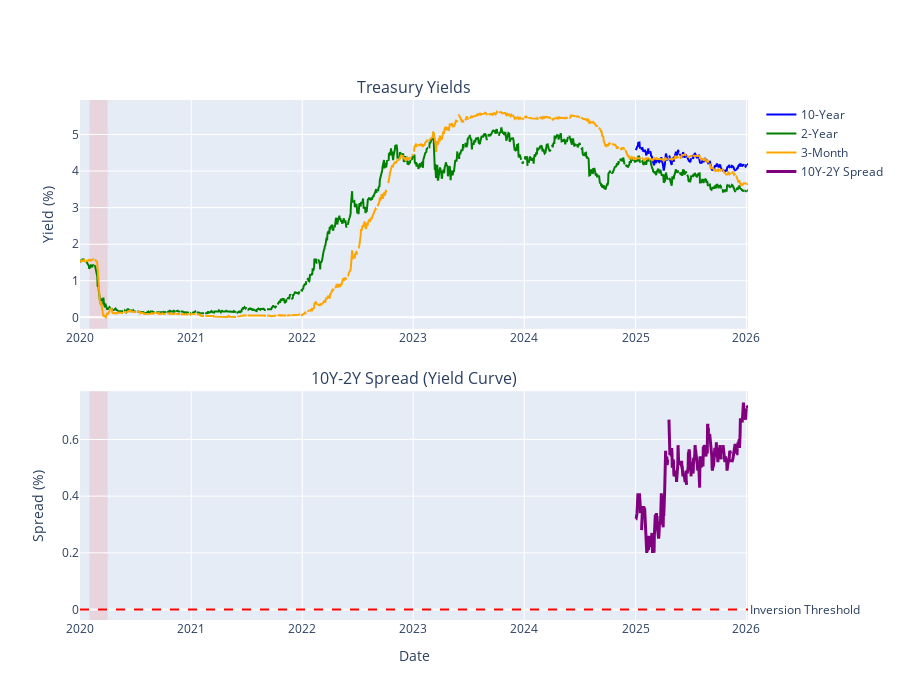

Notebook code for this chart:
### Markdown cell above
## 📈 Core Indicators: Treasury Yields & Yield Curve

The yield curve is one of the most reliable recession predictors.

### Code cell
# Treasury yields and spread
ty = data['treasury_yields']
markers = RecessionMarkers()

# Create subplots
fig = make_subplots(
    rows=2, cols=1,
    subplot_titles=('Treasury Yields', '10Y-2Y Spread (Yield Curve)'),
    vertical_spacing=0.12,
    row_heights=[0.5, 0.5]
)

# Plot yields
fig.add_trace(
    go.Scatter(x=ty.index, y=ty['DGS10'], mode='lines', name='10-Year',
               line=dict(color='blue', width=2)),
    row=1, col=1
)
fig.add_trace(
    go.Scatter(x=ty.index, y=ty['DGS2'], mode='lines', name='2-Year',
               line=dict(color='green', width=2)),
    row=1, col=1
)
fig.add_trace(
    go.Scatter(x=ty.index, y=ty['DGS3MO'], mode='lines', name='3-Month',
               line=dict(color='orange', width=2)),
    row=1, col=1
)

# Plot spread
fig.add_trace(
    go.Scatter(x=ty.index, y=ty['Spread_10Y2Y'], mode='lines', name='10Y-2Y Spread',
               line=dict(color='purple', width=3)),
    row=2, col=1
)

# Add zero line
fig.add_hline(y=0, line_dash="dash", line_color="red", row=2, col=1,
              annotation_text="Inversion Threshold", annotation_position="right")

# Add recession shading
recessions = markers.get_recession_periods(ty.index.min(), ty.index.max())
for _, rec in recessions.iterrows():
    # Top panel
    fig.add_vrect(x0=rec['start'], x1=rec['end'], fillcolor="red", opacity=0.1,
                  layer="below", line_width=0, row=1, col=1)
    # Bottom panel  
    fig.add_vrect(x0=rec['start'], x1=rec['end'], fillcolor="red", opacity=0.1,
                  layer="below", line_width=0, row=2, col=1)

fig.update_xaxes(title_text="Date", row=2, col=1)
fig.update_yaxes(title_text="Yield (%)", row=1, col=1)
fig.update_yaxes(title_text="Spread (%)", row=2, col=1)

fig.update_layout(height=700, showlegend=True, hovermode='x unified')
fig.show()

# Current values
current_spread = ty['Spread_10Y2Y'].dropna().iloc[-1]
spread_date = ty['Spread_10Y2Y'].dropna().index[-1]
print(f"\n📊 Current 10Y-2Y Spread: {current_spread:+.2f}% (as of {spread_date.strftime('%Y-%m-%d')})")
if current_spread < 0:
    print("⚠️  INVERTED - Historical recession signal!")
else:
    print("✅ Normal curve")

### Figure 1 — Plotly figure (JSON) as saved in the notebook; plotly's stock layout.template omitted (floating-point values rounded to 4 significant figures; data arrays with more than 128 entries replaced by an {"elided": "..."} marker saying what was removed)
{"data": [{"line": {"color": "blue", "width": 2}, "mode": "lines", "name": "10-Year", "type": "scatter", "x": {"elided": "1570 str values"}, "xaxis": "x", "y": {"elided": "1570 float values"}, "yaxis": "y"}, {"line": {"color": "green", "width": 2}, "mode": "lines", "name": "2-Year", "type": "scatter", "x": {"elided": "1570 str values"}, "xaxis": "x", "y": {"elided": "1570 float values"}, "yaxis": "y"}, {"line": {"color": "orange", "width": 2}, "mode": "lines", "name": "3-Month", "type": "scatter", "x": {"elided": "1570 str values"}, "xaxis": "x", "y": {"elided": "1570 float values"}, "yaxis": "y"}, {"line": {"color": "purple", "width": 3}, "mode": "lines", "name": "10Y-2Y Spread", "type": "scatter", "x": {"elided": "1570 str values"}, "xaxis": "x2", "y": {"elided": "1570 float values"}, "yaxis": "y2"}], "layout": {"annotations": [{"font": {"size": 16}, "showarrow": false, "text": "Treasury Yields", "x": 0.5, "xanchor": "center", "xref": "paper", "y": 1, "yanchor": "bottom", "yref": "paper"}, {"font": {"size": 16}, "showarrow": false, "text": "10Y-2Y Spread (Yield Curve)", "x": 0.5, "xanchor": "center", "xref": "paper", "y": 0.44, "yanchor": "bottom", "yref": "paper"}, {"showarrow": false, "text": "Inversion Threshold", "x": 1, "xanchor": "left", "xref": "x2 domain", "y": 0, "yanchor": "middle", "yref": "y2"}], "height": 700, "hovermode": "x unified", "shapes": [{"line": {"color": "red", "dash": "dash"}, "type": "line", "x0": 0, "x1": 1, "xref": "x2 domain", "y0": 0, "y1": 0, "yref": "y2"}, {"fillcolor": "red", "layer": "below", "line": {"width": 0}, "opacity": 0.1, "type": "rect", "x0": "2020-02-01T00:00:00", "x1": "2020-04-01T00:00:00", "xref": "x", "y0": 0, "y1": 1, "yref": "y domain"}, {"fillcolor": "red", "layer": "below", "line": {"width": 0}, "opacity": 0.1, "type": "rect", "x0": "2020-02-01T00:00:00", "x1": "2020-04-01T00:00:00", "xref": "x2", "y0": 0, "y1": 1, "yref": "y2 domain"}], "showlegend": true, "xaxis": {"anchor": "y", "domain": [0, 1]}, "xaxis2": {"anchor": "y2", "domain": [0, 1], "title": {"text": "Date"}}, "yaxis": {"anchor": "x", "domain": [0.56, 1], "title": {"text": "Yield (%)"}}, "yaxis2": {"anchor": "x2", "domain": [0, 0.44], "title": {"text": "Spread (%)"}}}}
